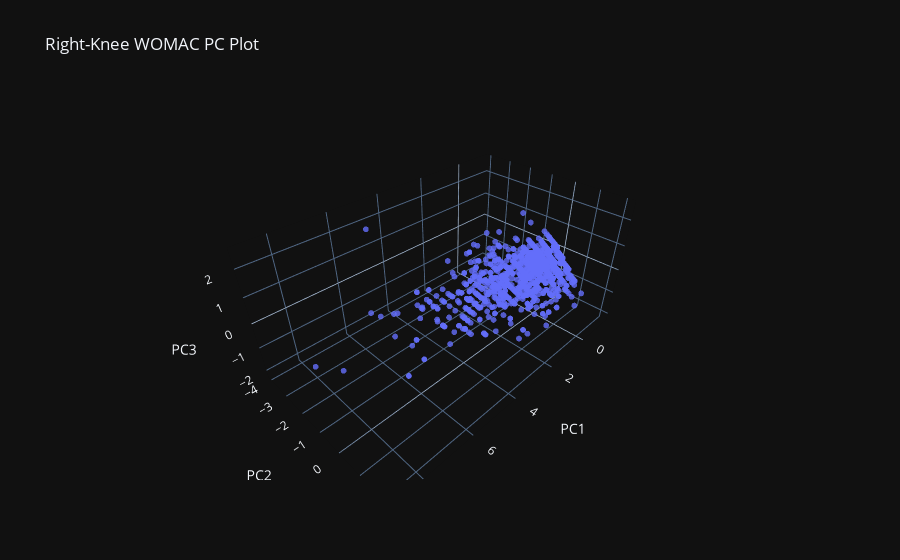

Write notebook code for a chart like this one.
### Code cell
right_knee_womac_pc_scatter = plot_pca_3d(v03_womac_right_drop_reduced_df,title='Right-Knee WOMAC PC Plot')
right_knee_womac_pc_scatter.show()

### Figure 1 — Plotly figure (JSON) as saved in the notebook; plotly's stock layout.template omitted (floating-point values rounded to 4 significant figures; data arrays with more than 128 entries replaced by an {"elided": "..."} marker saying what was removed)
{"data": [{"hovertemplate": "PC1=%{x}<br>PC2=%{y}<br>PC3=%{z}<extra></extra>", "legendgroup": "", "marker": {"color": "#636efa", "opacity": 0.8, "symbol": "circle", "size": 2}, "mode": "markers", "name": "", "scene": "scene", "showlegend": false, "x": {"elided": "2304 float values"}, "y": {"elided": "2304 float values"}, "z": {"elided": "2304 float values"}, "type": "scatter3d"}], "layout": {"scene": {"domain": {"x": [0.0, 1.0], "y": [0.0, 1.0]}, "xaxis": {"title": {"text": "PC1"}, "showgrid": true}, "yaxis": {"title": {"text": "PC2"}, "showgrid": true}, "zaxis": {"title": {"text": "PC3"}, "showgrid": true}}, "legend": {"tracegroupgap": 0}, "title": {"text": "Right-Knee WOMAC PC Plot"}}}
